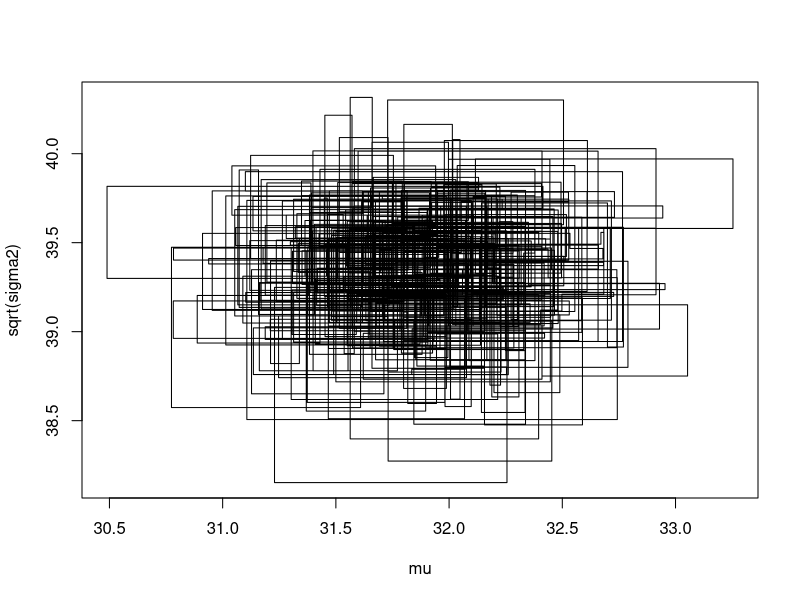
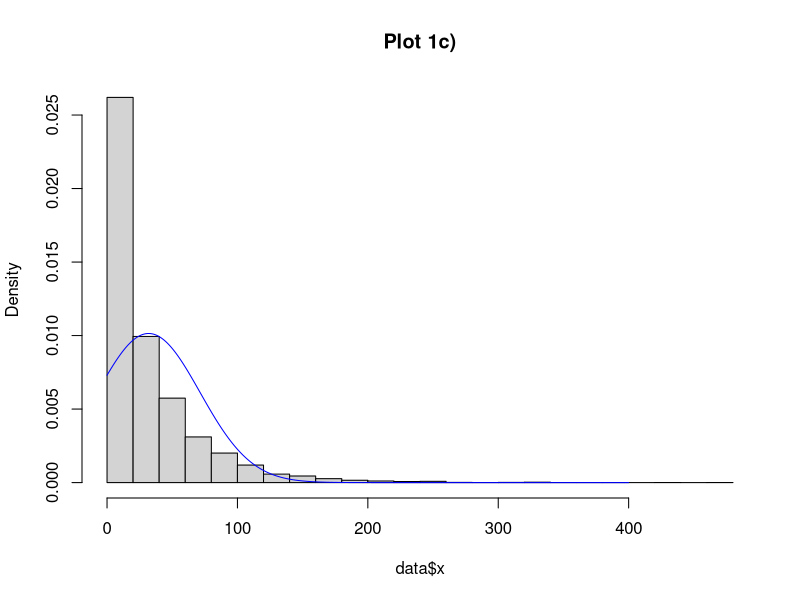

Here is the R script that generated these plots, in order: (Note: this script raises an error after producing the figures.)

data = read.table("rainfall.txt", col.names = "x")

########### A ###########

# parameter init values
mu0 <- 30
tau0 <- 1
v0 <- 0
sigma0 <- 10

n <- nrow(data)
dataMean <- mean(data$x)
vn <- v0 + n

iter <- 1000

# draw mu 
drawMu <- function(prevMu, prevSigma) {
  tauSq <- 1/( (n/prevSigma) + (1/tau0^2) ) 
  w <- (n/prevSigma)/((n/prevSigma) + (1/tau0^2))
  mu <- w*dataMean + (1-w)*mu0
  draw <- rnorm(1, mu, sqrt(tauSq))
  return (draw)
}
#inv chi square
invChiSquare <- function(v, s) {
  return(v*s / rchisq(1,v))
}

# draw sigma 
drawSigma <- function(mu) {
  sum <- 0 
  for (i in 1:n) {
    sum <- sum + (data[i,1] - mu)^2
  }
  s <- (v0*sigma0 + sum)/(n+v0)
  return(invChiSquare(vn, s))
}

mu <- c()
sigma2 <- c()

currMu <- 32 
currSigma <- sigma0
for (i in 1:iter) {
  if(i %% 2 == 0) {
    currMu <- drawMu(currMu, currSigma)
  } else {
    currSigma <- drawSigma(currMu) 
  }
  mu <- c(mu, currMu)
  sigma2 <- c(sigma2, currSigma)
}

## plot trajactories of sampled mu and sigma
plot(mu, sqrt(sigma2),type='l')

########## C #########
xGrid <- seq(0,400,by=(100/n))
ndens <- dnorm(xGrid, mean(mu), mean(sqrt(sigma2)))

hist(data$x, 20, main = 'Plot 1c)', freq = FALSE)
lines(xGrid, ndens, col='blue')
lines(mixDensMean, col = 'green')
legend("topright", legend = c("Data", "2)", "3)"), fill = c("white", "blue", "green"))

